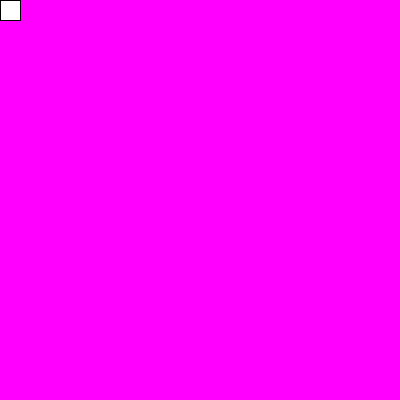
Frame 1 (no input)
Frame 60 (the mouse pressed at the canvas centre just before this capture): identical to frame 1, image omitted
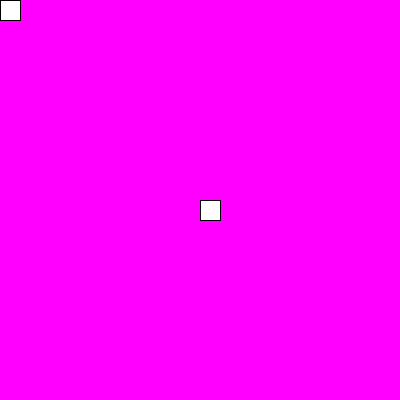
Frame 120 (the mouse held since frame 60 and released just before this capture)

The Processing sketch that drew these frames (run headless with seeded random() and noise(); from frame 60 on, the mouse is pressed at the canvas centre):

// Processing sketch: MouseSquare
// ── MouseSquare.pde
// MouseSquare
//
// An interactive program that draws
// a rectangle at the current mouse pos.
// Doesn't redraw the background.
//
// Dan Wilcox danomatika.com 2015

color bgColor = #FF00FF;

void setup() {
  size(400, 400);
  background(bgColor);
}

void draw() {
  rect(mouseX, mouseY, 20, 20);
}

// clear the background by clicking the mouse
void mousePressed() {
  background(bgColor);
}
